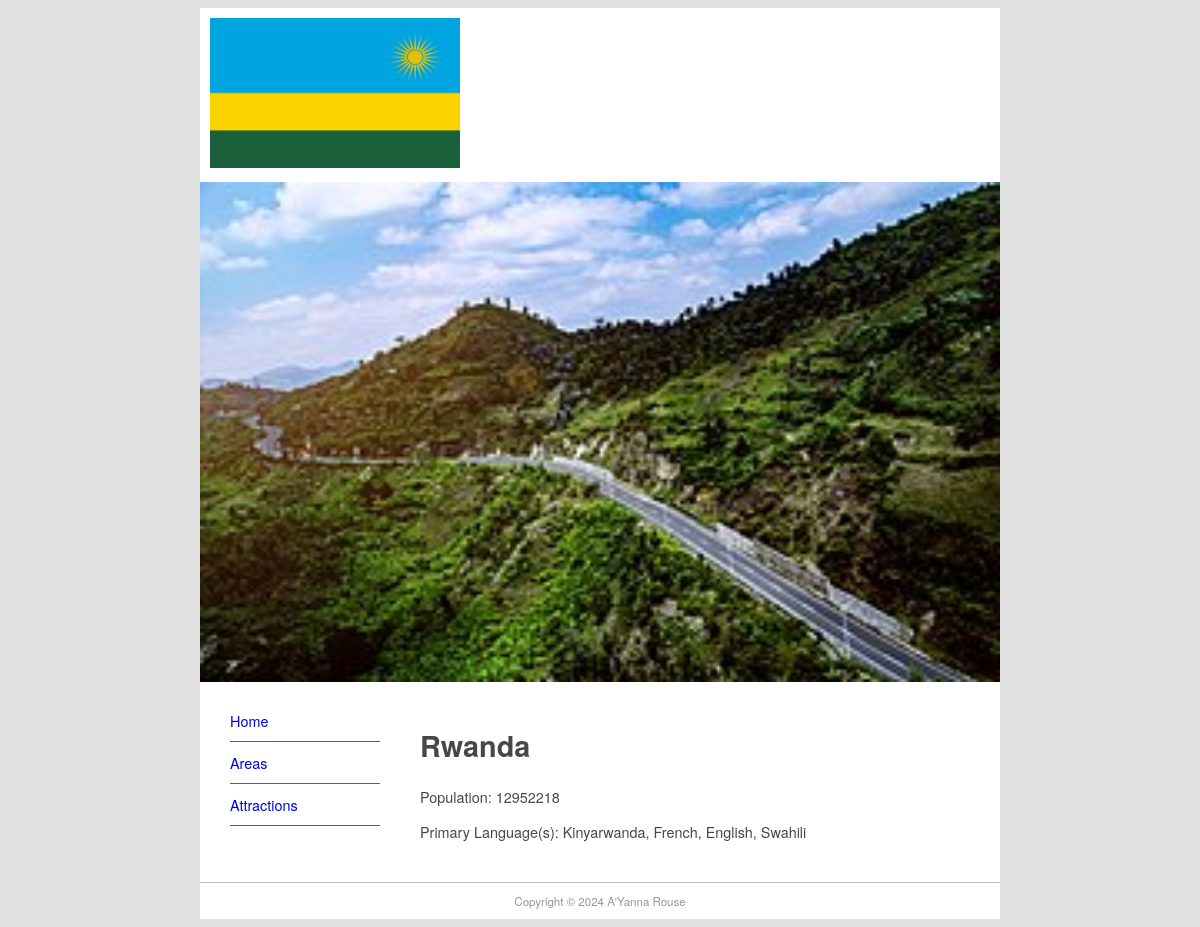
Before: / with the older database file.
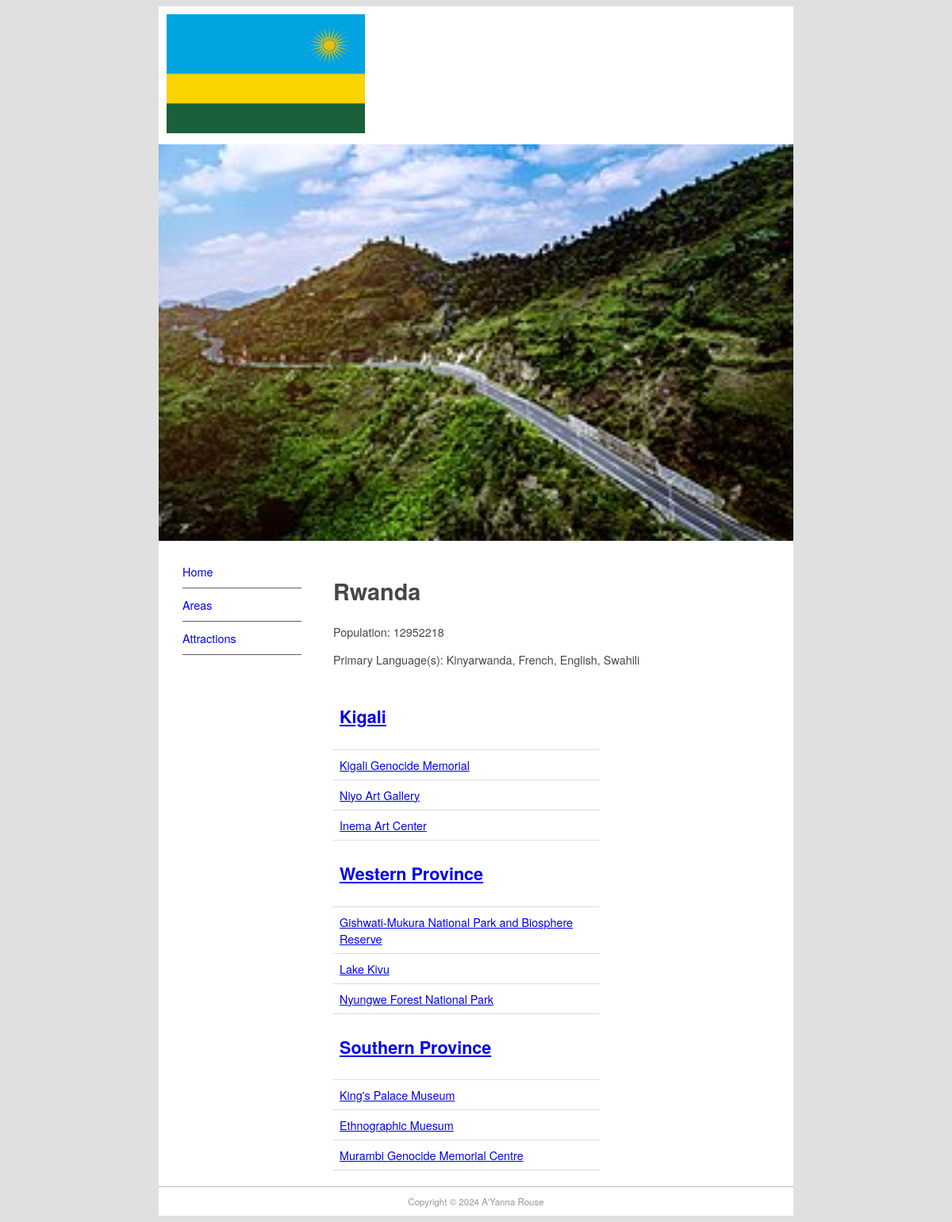
After: the same page with the newer database file.
### geography/models.py (models this page shows, shortened)
class Area(models.Model):
    area_name = models.CharField(max_length=200)
    area_type = models.CharField(max_length=200)
    image = models.ImageField(upload_to='area_images/', null=True, blank=True)

class Attraction(models.Model):
    area = models.ForeignKey(Area, on_delete=models.CASCADE)
    attraction_name = models.CharField(max_length=200)
    image = models.ImageField(upload_to='attraction_images/', blank=True, null=True)

### geography/views.py (the view)
# urls.py: path('', views.geography_home.as_view(), name='home'),
class geography_home(ListView):
    template_name = 'geography/home.html'
    queryset = Area.objects.all()
    context_object_name = 'areas'
    def get_context_data(self, **kwargs):
        context = super().get_context_data(**kwargs)
        context['attractions'] = Attraction.objects.all()
        return context

### geography/templates/geography/home.html (shortened to what this page needs)
{% extends "base.html" %}
{% block content %}
    <header>
        <h1>Rwanda</h1>
        <div>
            <p>Population: {{ 12952218 }}</p>
            <p>Primary Language(s): Kinyarwanda, French, English, Swahili</p>
        </div>
    </header>
    <main>
        <section>
            <table>
                <tbody>
                    {% for area in areas %}
                        <tr>
                            <td colspan="3"><h2><a href="{% url 'areadetail' area.pk %}"> {{ area.area_name }} </a></h2></td>
                        </tr>
                        {% for attraction in attractions %}
                            {% if attraction.area == area %}
                                <tr>
                                    <td><a href="{% url 'attractiondetail' attraction.pk %}">{{ attraction.attraction_name }}</a></td>
                                </tr>
                            {% endif %}
                        {% endfor %}
                    {% endfor %}
                </tbody>
            </table>
        </section>
    </main>
{% endblock %}

### simple_site/templates/base.html (shortened to what this page needs)
{% load static %}
<!doctype html>
<html>
	<head>
		<link href="{% static 'main.css' %}" rel="stylesheet" type="text/css">
	</head>
	<body>
	<div id="wrapper">
		<header id="header">
			<div id="logo"><img src="{% static 'Flag.png' %}" width="250" height="150" alt=""/></div>
			<div id="topbanner"><img src="{% static 'Rwanda.jpg' %}" width="800" height="500" alt=""/></div>
		</header>
		<aside id="leftsidebar">
			<nav id="nav">
				<ul>
					<li><a href="{% url 'home' %}">Home</a></li>
                    <li><a href="{% url 'arealist' %}">Areas</a></li>
                    <li><a href="{% url 'attractionlist' %}">Attractions</a></li>
				</ul>
			</nav>
		</aside>
        <div id="content">
            {% block content %}
            {% endblock %}
        </div>
		<footer id="footer">Copyright &copy; 2024 A'Yanna Rouse</footer>
	</div>
	</body>
</html>

### simple_site/static/main.css (style rules this page uses)
#header { border-style: none; width: 800px; height: auto; }
#wrapper { margin-top: 0px; margin-left: auto; margin-right: auto; background-color: #FFFFFF; width: 800px; }
body { background-color: #E0E0E0; font-family: Gotham, "Helvetica Neue", Helvetica, Arial, sans-serif; font-size: 0.9em; text-align: justify; color: #474747; }
#footer { text-align: center; font-size: 0.8em; margin-top: 5px; padding-top: 10px; padding-bottom: 10px; background-color: #FFFFFF; border-top: thin solid #BBBBBB; clear: both; color: #969696; }
#nav li { padding-top: 10px; padding-bottom: 10px; font-size: 1em; list-style-type: none; border-bottom: thin solid #5F5F5F; color: #4C4C4C; left: 0px; list-style-position: inside; margin-left: -10px; }
#nav li a { text-decoration: none; }
#leftsidebar { width: 180px; flex: 0 0 200px; height: auto; float: left; margin-right: 20px; }
#content { width: calc(100% - 200px); float: left; padding: 20px; box-sizing: border-box; }
#logo { padding: 10px; }

### geography/templates/geography/home.html (style rules this page uses)
table { width: 60%; border-collapse: collapse; margin-top: 20px; }
th, td { padding: 8px; text-align: left; border-bottom: 1px solid #ddd; }

Changed rows visible on the page:
added Area: area_name "Kigali"
added Attraction: attraction_name "Kigali Genocide Memorial", shown under "Kigali"
added Attraction: attraction_name "Niyo Art Gallery", shown under "Kigali"
added Attraction: attraction_name "Inema Art Center", shown under "Kigali"
added Area: area_name "Western Province"
added Attraction: attraction_name "Gishwati-Mukura National Park and Biosphere Reserve", shown under "Western Province"
added Attraction: attraction_name "Lake Kivu", shown under "Western Province"
added Attraction: attraction_name "Nyungwe Forest National Park", shown under "Western Province"
added Area: area_name "Southern Province"
added Attraction: attraction_name "King's Palace Museum", shown under "Southern Province"
added Attraction: attraction_name "Ethnographic Muesum", shown under "Southern Province"
added Attraction: attraction_name "Murambi Genocide Memorial Centre", shown under "Southern Province"
